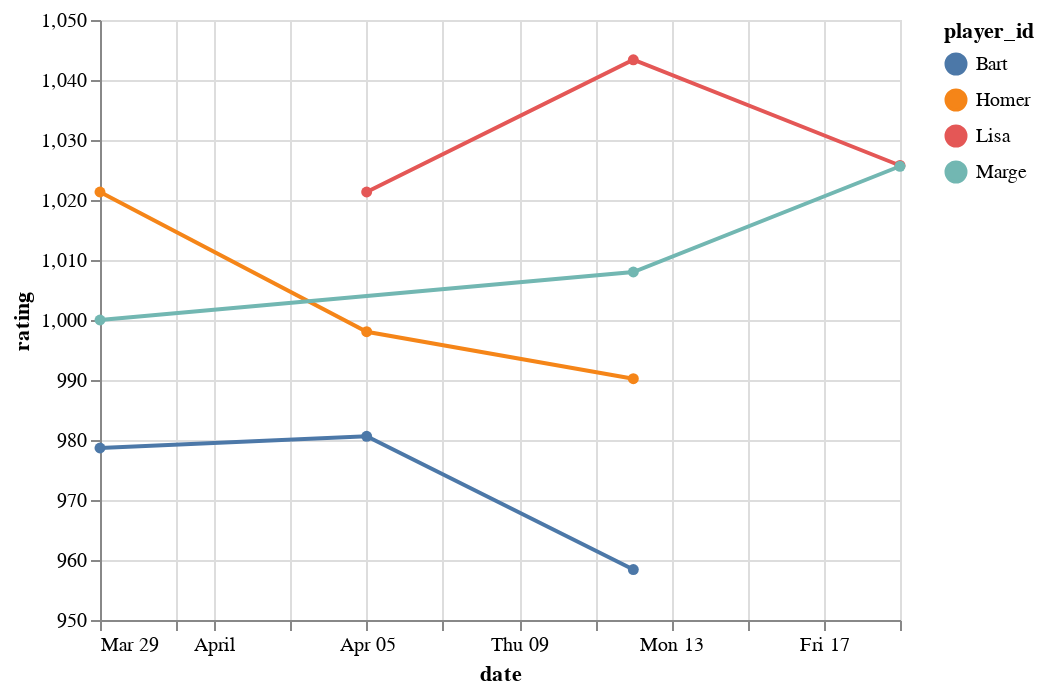

Source (notebook cell):
### Code cell
df = tracker.get_history_df()

alt.Chart(df).mark_line(point=True).encode(
    x="date:T",
    y=alt.Y("rating:Q", scale=alt.Scale(zero=False)),
    color="player_id:N",
)

### Figure 1 — Vega-Lite specification as saved in the notebook (floating-point values rounded to 4 significant figures)
{"$schema": "https://vega.github.io/schema/vega-lite/v4.8.1.json", "config": {"view": {"continuousHeight": 300, "continuousWidth": 400}}, "data": {"name": "data-b5da5ce2817c5050c9c29e21a4a3d7bb"}, "datasets": {"data-b5da5ce2817c5050c9c29e21a4a3d7bb": [{"date": "2020-03-29", "player_id": "Bart", "rating": 978.7}, {"date": "2020-04-05", "player_id": "Bart", "rating": 980.6}, {"date": "2020-04-12", "player_id": "Bart", "rating": 958.4}, {"date": "2020-03-29", "player_id": "Homer", "rating": 1021.0}, {"date": "2020-04-05", "player_id": "Homer", "rating": 998.0}, {"date": "2020-04-12", "player_id": "Homer", "rating": 990.2}, {"date": "2020-04-05", "player_id": "Lisa", "rating": 1021.0}, {"date": "2020-04-12", "player_id": "Lisa", "rating": 1043.0}, {"date": "2020-04-19", "player_id": "Lisa", "rating": 1026.0}, {"date": "2020-03-29", "player_id": "Marge", "rating": 1000}, {"date": "2020-04-12", "player_id": "Marge", "rating": 1008.0}, {"date": "2020-04-19", "player_id": "Marge", "rating": 1026.0}]}, "encoding": {"color": {"field": "player_id", "type": "nominal"}, "x": {"field": "date", "type": "temporal"}, "y": {"field": "rating", "scale": {"zero": false}, "type": "quantitative"}}, "mark": {"point": true, "type": "line"}}
